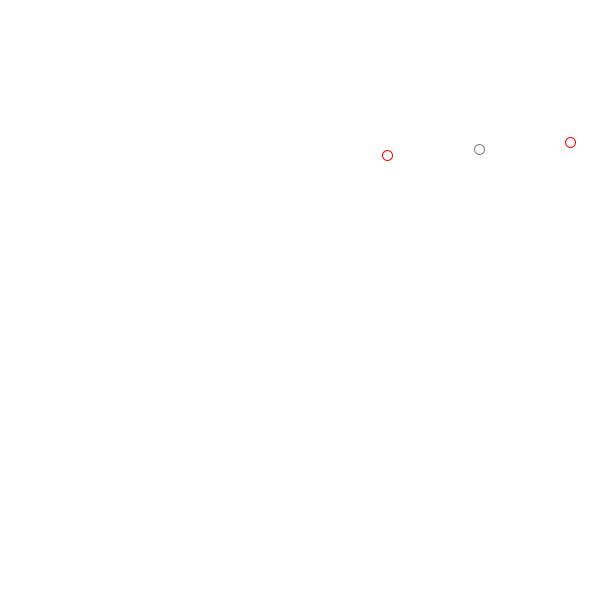
Frame 1 (no input)
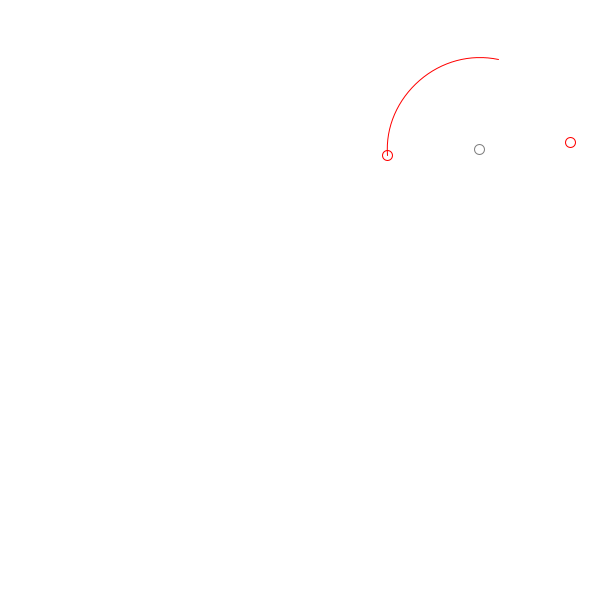
Frame 60 (the mouse pressed at the canvas centre just before this capture)
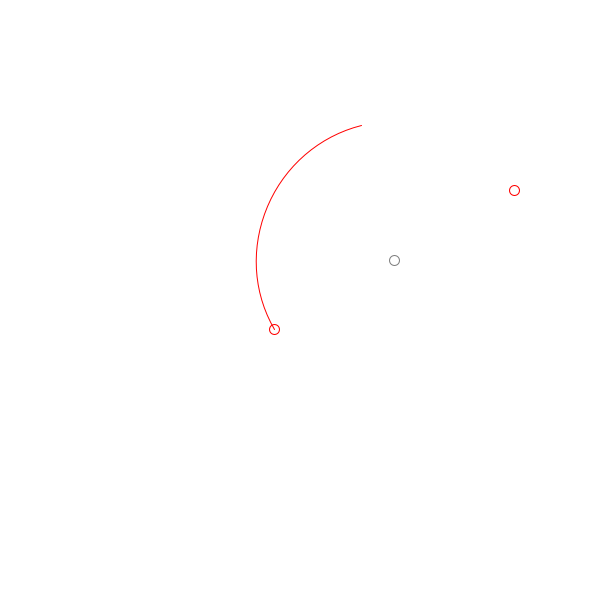
Frame 120 (the mouse held since frame 60 and released just before this capture)

The Processing sketch that drew these frames (run headless with seeded random() and noise(); from frame 60 on, the mouse is pressed at the canvas centre):

// Processing sketch: curve7
// ── curve7.pde
PVector c, p1, p2;
float aMin, aMax, r, t;

void setup() {
  size(600, 600);
  noFill();
  reset();
}

void draw() {
  background(255);

  // The center
  stroke(128);
  ellipse(c.x, c.y, 10, 10);

  // The random points
  stroke(255, 0, 0);
  ellipse(p1.x, p1.y, 10, 10);
  ellipse(p2.x, p2.y, 10, 10);

  // Interpolate between aMin and aMax
  float ta = aMin+t*(aMax-aMin);
  arc(c.x, c.y, r*2, r*2, aMin, ta);

  if (t < 1.0) t += 0.01;
  else t = 1.0;
}

void mousePressed() {
  reset();
}

void reset() {
  // Make two random points
  p1 = new PVector(random(width), random(height));
  p2 = new PVector(random(width), random(height));

  // Find the center
  c = new PVector((p1.x+p2.x)/2, (p1.y+p2.y)/2);

  // Determine the radius
  r = sqrt(sq(c.x-p1.x)+sq(c.y-p1.y));

  // I'm going to draw a clockwise arc()
  // so I want to know the min and max angle
  float a1 = atan2(p1.y-c.y, p1.x-c.x);
  if (a1 < 0) a1 = map(a1, -PI, 0, PI, TWO_PI);

  float a2 = atan2(p2.y-c.y, p2.x-c.x);
  if (a2 < 0) a2 = map(a2, -PI, 0, PI, TWO_PI);

  aMin = min(a1, a2);
  aMax = max(a1, a2);

  // Reset Parametric t
  t = 0;
}
